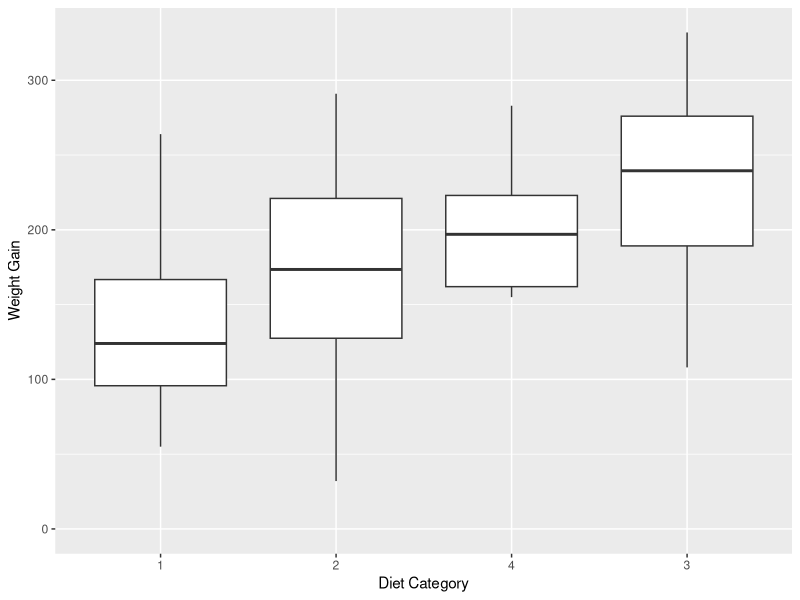

This chart was generated by the following R code:
## ---- chunk 1
knitr::opts_chunk$set(echo = TRUE)
## ---- chunk 2
library(dplyr)
library(datasets)
## ---- chunk 3
ChickWeight <- ChickWeight
## ---- chunk 4
weight0 <- ChickWeight %>% group_by(Diet) %>% filter(Time == 0) %>% summarize(numChicks = n_distinct(Chick), AvgWeight = mean(weight, na.rm = TRUE), SDWeight = sd(weight, na.rm=TRUE))

weight0
## ---- chunk 5
complete <- ChickWeight %>% group_by(Chick) %>% mutate(numObs = n()) %>% filter(numObs == 12)
complete <- select(complete, -numObs)
head(complete, 3) #print the first 3 rows
## ---- chunk 6
complete <- complete %>% group_by(Chick) %>% mutate(weight0 = weight[Time == 0]) %>% mutate(weightgain = weight- weight0)
complete <- select(complete, -weight0) #Compare to day 0
head(complete, 3) #Print 3 rows
## ---- chunk 7
library(ggplot2)
day21 <- filter(complete, Time == 21)
ggplot(day21, aes(x=reorder(Diet, weightgain), y= weightgain)) + geom_boxplot() + ylim(0, max(day21$weightgain)) + xlab("Diet Category") + ylab("Weight Gain") 
#create side-by-side boxplots of weightgain by Diet
## ---- chunk 8
complete <- ChickWeight %>% group_by(Chick) %>% mutate(numObs = n()) %>% filter(numObs == 12)
complete <- select(complete, -numObs)
head(complete, 150) 
